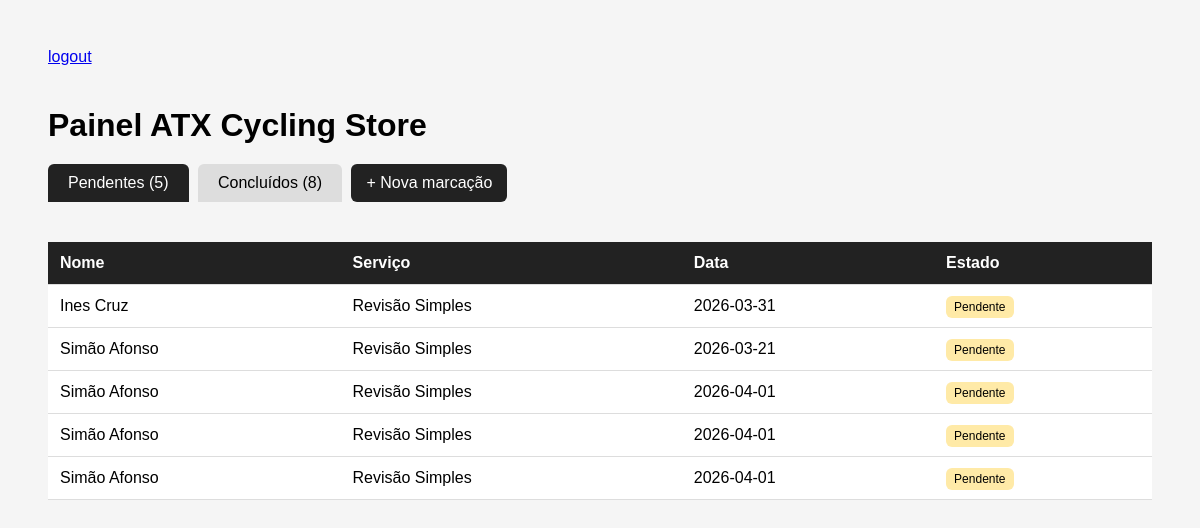
/painel/ (signed in), run on an earlier commit of the app's database.
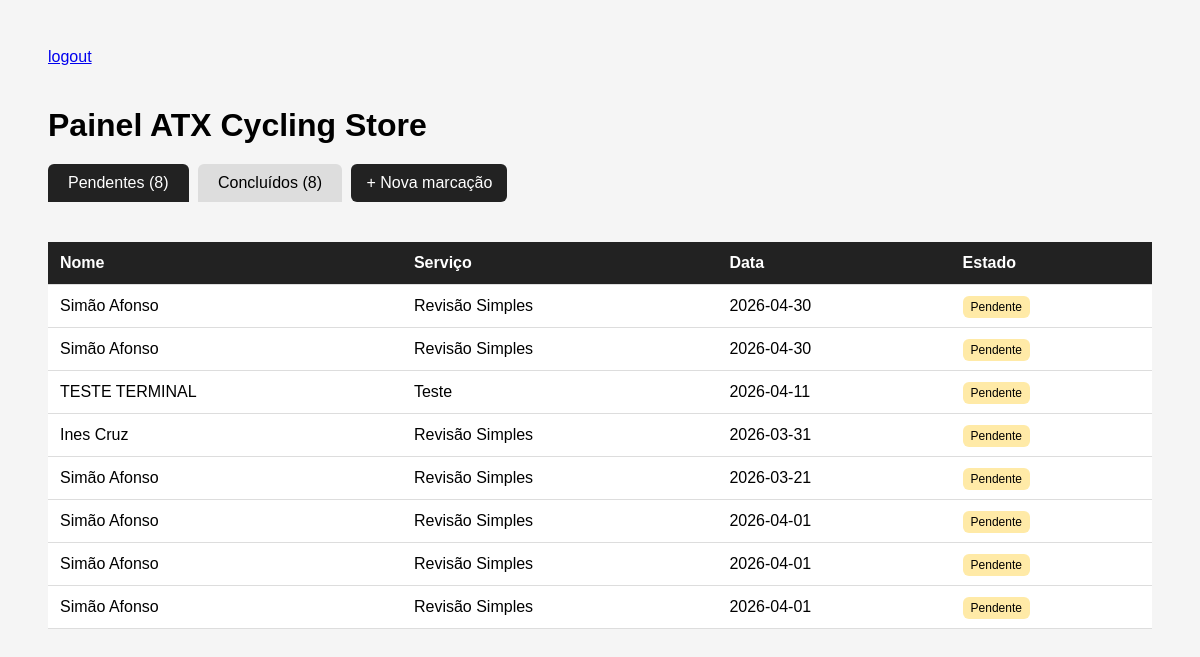
And on a later commit of the database.
### bookings/models.py (models this page shows, shortened)
class Booking(models.Model):
    nome = models.CharField(max_length=100)
    email = models.EmailField()
    telefone = models.CharField(max_length=20)
    servico = models.CharField(max_length=100)
    modelo_bike = models.CharField(max_length=100, blank=True)
    mensagem = models.TextField()
    data = models.CharField(max_length=50)
    estado = models.CharField(max_length=20, default="pendente")
    created_at = models.DateTimeField(auto_now_add=True)

### bookings/views_admin.py (the view)
@login_required(login_url="/login-admin")
def painel(request):
    pendentes = Booking.objects.filter(estado="pendente").order_by("-created_at")
    concluidos = Booking.objects.filter(estado="concluido").order_by("-created_at")
    return render(request, "painel.html", {
        "pendentes": pendentes,
        "concluidos": concluidos
    })

### bookings/templates/painel.html (shortened to what this page needs)
<!DOCTYPE html>
<html>
<head>
</head>
<body>
<a href="/logout-admin" class="logout">logout</a>
<h1>Painel ATX Cycling Store</h1>
<div class="tabs">
    <div class="tab active" onclick="mostrar('pendentes', event)">
        Pendentes ({{ pendentes|length }})
    </div>
    <div class="tab" onclick="mostrar('concluidos', event)">
        Concluídos ({{ concluidos|length }})
    </div>
     <a href="/nova-marcacao" class="novo">
        + Nova marcação
    </a>
</div>
<div id="pendentes">
    <table>
        <tr>
            <th>Nome</th>
            <th>Serviço</th>
            <th>Data</th>
            <th>Estado</th>
        </tr>
        {% for b in pendentes %}
        <tr onclick="window.location='/booking/{{ b.id }}'">
            <td>{{ b.nome }}</td>
            <td>{{ b.servico }}</td>
            <td>{{ b.data }}</td>
            <td>
            <span class="status pendente">
                Pendente
            </span>
            </td>
        </tr>
        {% endfor %}
    </table>
</div>
</body>
</html>

### bookings/templates/painel.html (style rules this page uses)
body { font-family: Arial; background: #f5f5f5; padding: 40px; }
h1 { margin-bottom: 5px; }
.tabs { margin-bottom: 20px; margin-top: 20px; }
.tab { padding: 10px 20px; cursor: pointer; display: inline-block; background: #ddd; margin-right: 5px; border-radius: 6px 6px 0 0; }
.active { background: #222; color: white; }
table { width: 100%; background: white; border-collapse: collapse; }
th, td { padding: 12px; border-bottom: 1px solid #ddd; text-align: left; }
th { background: #222; color: white; }
tr { cursor: pointer; }
.status { padding: 4px 8px; border-radius: 6px; font-size: 12px; }
.pendente { background: #ffeaa7; }
.logout { margin-bottom: 20px; display: inline-block; }
.novo { display: inline-block; margin-bottom: 20px; background: #222; color: white; padding: 10px 15px; text-decoration: none; border-radius: 6px; }

What changed in the data, as far as the page shows it:
added Booking: nome "Simão Afonso", servico "Revisão Simples", data "2026-04-30"
added Booking: nome "Simão Afonso", servico "Revisão Simples", data "2026-04-30"
added Booking: nome "TESTE TERMINAL", servico "Teste", data "2026-04-11"
Also different on the page:
{{ pendentes|length }}: "5" → "8"
